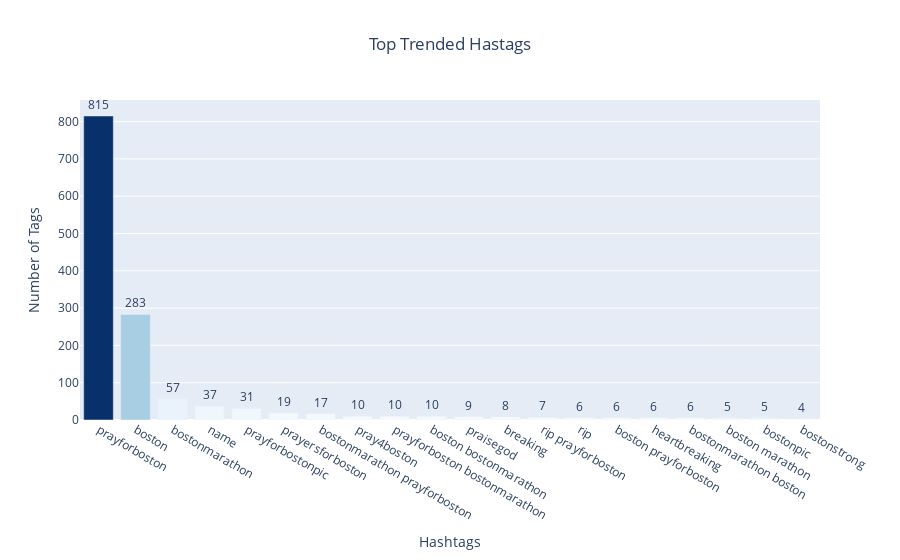

Notebook code cell kept with this figure:
### Code cell
fig = go.Figure(go.Bar(
    x=top_hash_df['word'],y=top_hash_df['count'],
    marker={'color': top_hash_df['count'], 
    'colorscale': 'blues'},  
    text=top_hash_df['count'],
    textposition = "outside",
))
fig.update_layout(title_text='Top Trended Hastags',xaxis_title="Hashtags ",
                  yaxis_title="Number of Tags ",template="plotly",height=700,title_x=0.5)
fig.show()

### Figure 1 — Plotly figure (JSON) as saved in the notebook; plotly's stock layout.template omitted (floating-point values rounded to 4 significant figures)
{"data": [{"marker": {"color": [815, 283, 57, 37, 31, 19, 17, 10, 10, 10, 9, 8, 7, 6, 6, 6, 6, 5, 5, 4], "colorscale": [[0, "rgb(247,251,255)"], [0.125, "rgb(222,235,247)"], [0.25, "rgb(198,219,239)"], [0.375, "rgb(158,202,225)"], [0.5, "rgb(107,174,214)"], [0.625, "rgb(66,146,198)"], [0.75, "rgb(33,113,181)"], [0.875, "rgb(8,81,156)"], [1, "rgb(8,48,107)"]]}, "text": [815, 283, 57, 37, 31, 19, 17, 10, 10, 10, 9, 8, 7, 6, 6, 6, 6, 5, 5, 4], "textposition": "outside", "type": "bar", "x": ["prayforboston", "boston", "bostonmarathon", "name", "prayforbostonpic", "prayersforboston", "bostonmarathon prayforboston", "pray4boston", "prayforboston bostonmarathon", "boston bostonmarathon", "praisegod", "breaking", "rip prayforboston", "rip", "boston prayforboston", "heartbreaking", "bostonmarathon boston", "boston marathon", "bostonpic", "bostonstrong"], "y": [815, 283, 57, 37, 31, 19, 17, 10, 10, 10, 9, 8, 7, 6, 6, 6, 6, 5, 5, 4]}], "layout": {"autosize": true, "title": {"text": "Top Trended Hastags", "x": 0.5}, "xaxis": {"autorange": true, "range": [-0.5, 19.5], "title": {"text": "Hashtags "}, "type": "category"}, "yaxis": {"autorange": true, "range": [0, 857.9], "title": {"text": "Number of Tags "}, "type": "linear"}}}
